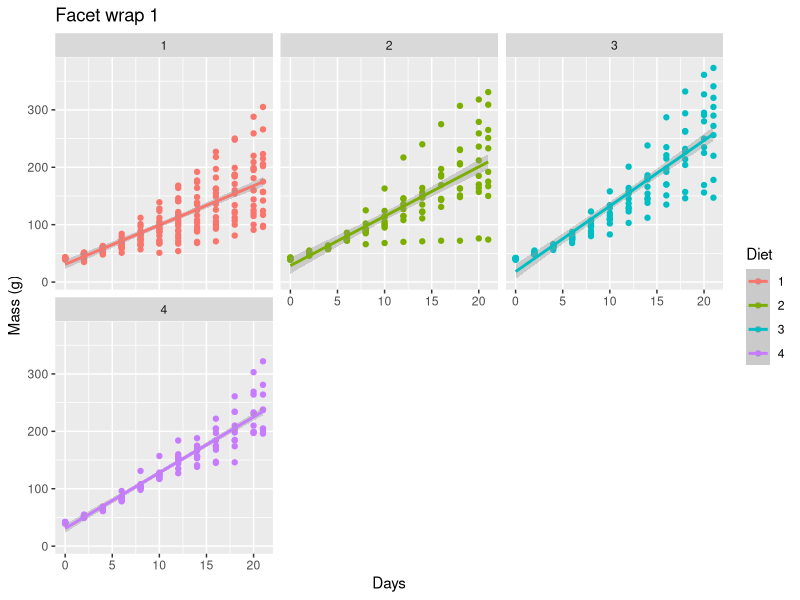
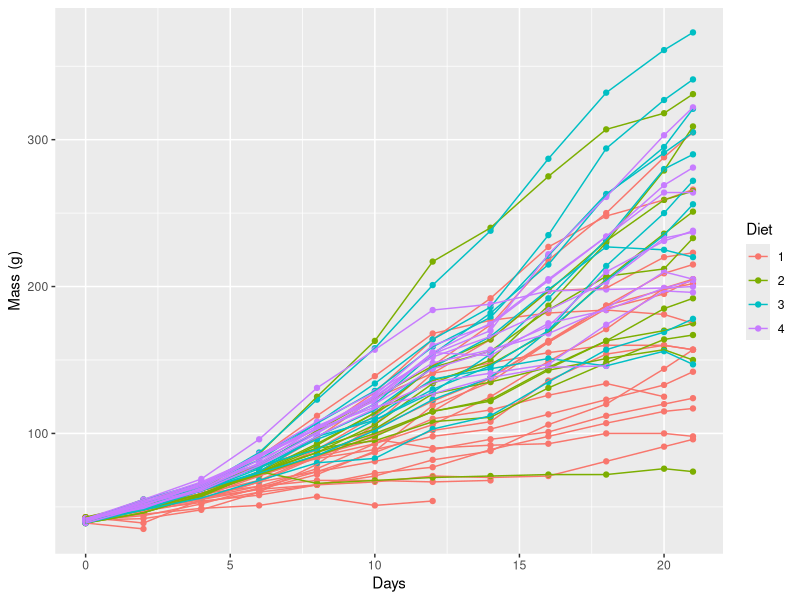
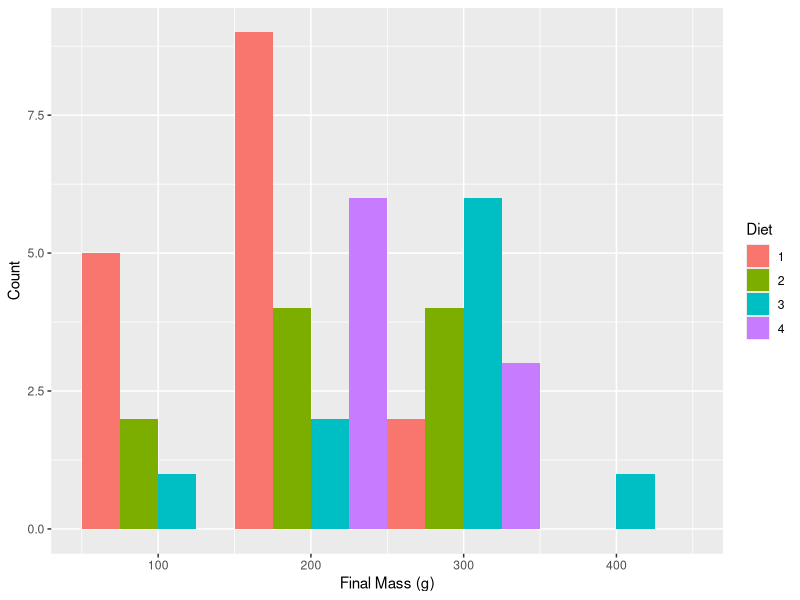
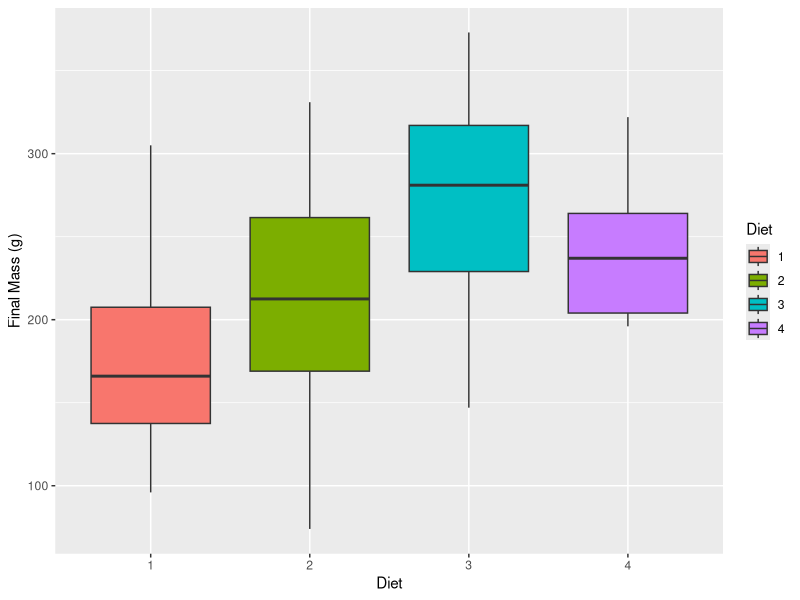
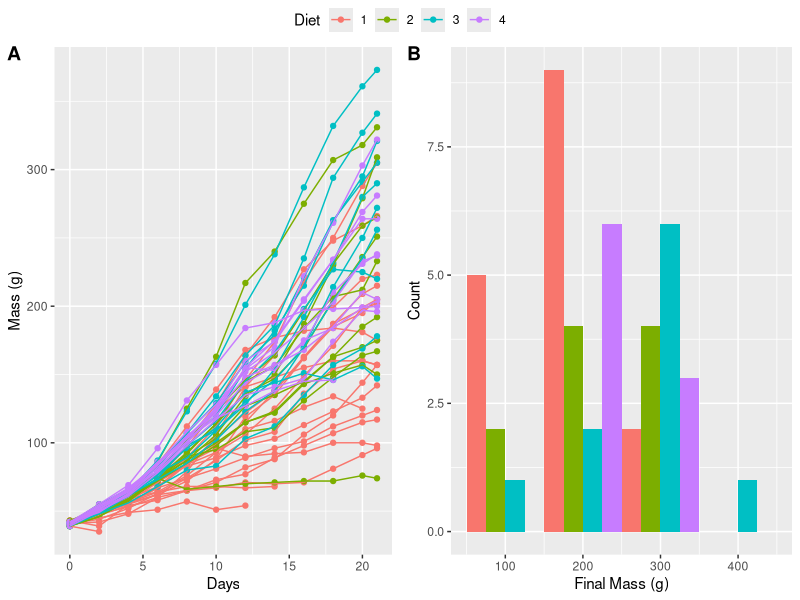
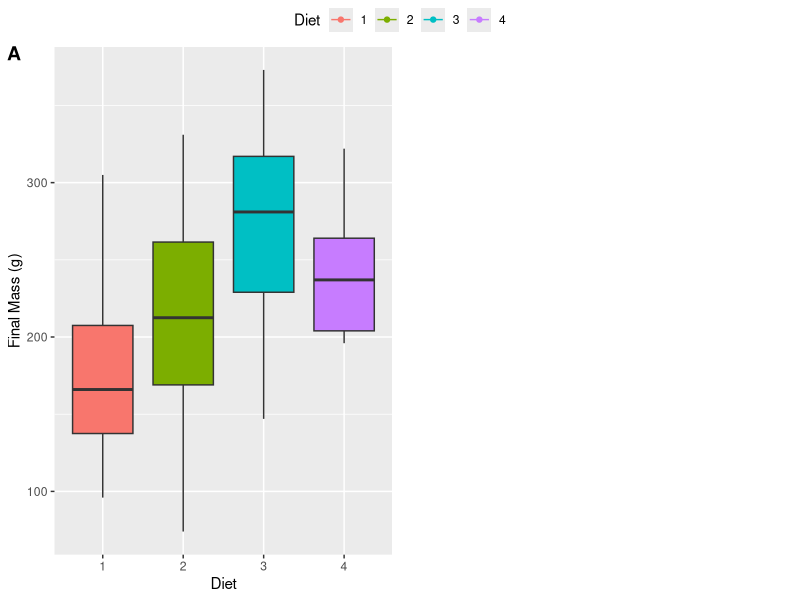

These charts were generated, in order, by the following R code:
# Day 1
# Facetting
# Using new library called ggpubr
# Here we use the function called ggarrange - found in the ggpubr package

#Loading packages
library(tidyverse)
library(ggpubr)

# Laoding in the built in dataset
ChickWeight <- datasets::ChickWeight

# Create faceted figure
ggplot(data = ChickWeight, aes(x = Time, y = weight, colour = Diet)) +
  geom_point() + # Creating points for each of the observations
  geom_smooth(method = "lm") + # Note the `+` sign here
  facet_wrap(~Diet, ncol = 3) + # This is the line that creates the facets
  labs(x = "Days", y = "Mass (g)") +   # labelling axis
  ggtitle("Facet wrap 1")

? ChickWeight
? mean
?? mean
  
# Facet wrapping multiple graphs
# Using the function ggarrange

line_1 <- ggplot(data = ChickWeight, aes(x = Time, y = weight, colour = Diet)) +
  geom_point() +
  geom_line(aes(group = Chick)) +
  labs(x = "Days", y = "Mass (g)")
line_1

ChickLast <- ChickWeight %>%
  filter(Time == 21)

histogram_1 <- ggplot(data = ChickLast, aes(x = weight)) +
  geom_histogram(aes(fill = Diet), position = "dodge", binwidth = 100) +
  labs(x = "Final Mass (g)", y = "Count")
histogram_1

box_1 <- ggplot(data = ChickLast, aes(x = Diet, y = weight)) +
  geom_boxplot(aes(fill = Diet)) +
  labs(x = "Diet", y = "Final Mass (g)")
box_1

ggarrange(line_1, histogram_1, box_1,
          ncol = 2, # Set number of rows and columns
          labels = c("A", "B", "C"), # Label each figure
          common.legend = TRUE) # Create common legend









